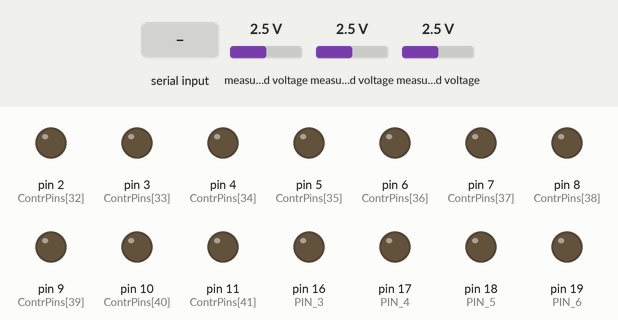
The sketch below on a simulated Arduino Mega 2560, built with avr-gcc and run on an emulated ATmega2560. On the bench: output pins drawn as LEDs (lit = HIGH). The inputs (shaded band) are chosen by the test bench; at power-on: measured voltage 2.5 V. What the sketch prints to the serial monitor is not drawn.

Above: at 1.2 s.
1.3 s: "R" received over Serial
At 2.8 s:
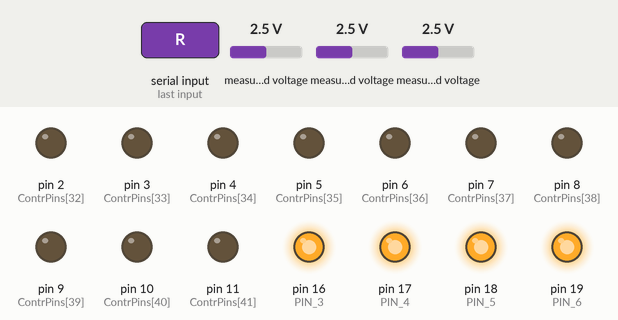
Timing chart, 0 to 4.3 s (numbered marks = the images above; inputs shaded):
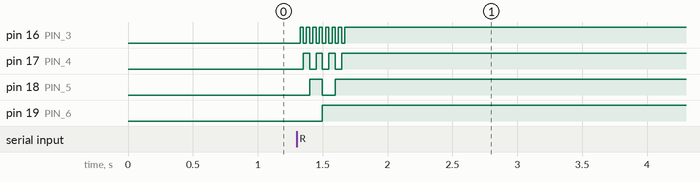

Measured:
- after the input at 1.3 s, pin 16 (PIN_3): alternates HIGH for 0.02 s and LOW for 0.02 s, 15 changes in all, then stays HIGH, starting at once; pin 17 (PIN_4): alternates HIGH for 0.05 s and LOW for 0.05 s, 7 changes in all, then stays HIGH, starting after 0.05 s

The sketch:

sketch.ino
```cpp
// ARDUINO CODE: 3_X_ADS1115_print

#include <ADS1115_WE.h>
#include <Wire.h>
#include <millisDelay.h>
#define I2C_ADDRESS 0x48

millisDelay shutDown;

unsigned long timeBegin = 0; // to calculate code execution time
unsigned long exeTime = 0;

// ================  PINS =============================
int ContrPins[] = {
    22, 23, 24, 25, 26, 27, 28, 29, 30, 31, 32, 33, 34, 35, 36, 37, 38, 39, 40, 41, 42, 43, 44, 45, 46, 47, 48,
    49, 50, 51, 52, 53, 2, 3, 4, 5, 6, 7, 8, 9, 10, 11, 12, 13}; // 22 -> 53;( 32 cell control, digital outputs)  2  -> 13;(AUX DEV) ---   control channel, digital IO

int ContrPinCount = 44; // must be equal to  data lenght  (contr_pin_list) from Python

int pin0 = 13; // heart bit generator

// ------------ BINARY COUNTER PINS -----------------------------------

int pin1 = 14; //   multiplexer 74HC4067 ENable pin
int pin2 = 15; // pins 15,16,17,18 used for binary counter
int PIN_3 = 16;
int PIN_4 = 17;
int PIN_5 = 18;
int PIN_6 = 19; // spare

// pins 20, 21; used for I2C communiication; not in code

// int timr = 50;

int i = 0;
int n = 0;
int t = 0;

float I2cArray[48]; // init empy array for I2C data collection

const int BUFFER_SIZE = 44;
char buf[BUFFER_SIZE];

ADS1115_WE adc = ADS1115_WE(I2C_ADDRESS);

void setup()
{
  pinMode(pin0, OUTPUT); // set particular pins as outputs
  pinMode(pin1, OUTPUT); // set particular pins as outputs
  pinMode(pin2, OUTPUT);
  pinMode(PIN_3, OUTPUT);
  pinMode(PIN_4, OUTPUT);
  pinMode(PIN_5, OUTPUT);
  pinMode(PIN_6, OUTPUT); // spare
  {
    for (int Pin = 0; Pin < ContrPinCount; Pin++)
    { // set all control pins as outputs
      pinMode(ContrPins[Pin], OUTPUT);
    }
  }

  Wire.begin();
  Wire.setClock(400000UL); // Set I2C clock to 400kHz. it is maximum for MEGA2560
  Serial.begin(1000000);   // 115200, 250000, 500000, 1000000, 2000000, 9600, 57600
  Serial.setTimeout(500);  // set new value to 1 milliseconds
  while (!Serial)
  {
    // Do nothing
  }

  adc.setVoltageRange_mV(ADS1115_RANGE_6144); // set ADS input range to 6,144 mV
  adc.setConvRate(250);
}

void loop()
{
  timeBegin = millis(); // to calculate code execution time
  if (Serial.available() > 0)
  {
    char command = Serial.read(); // read character from serial connection
    if (command == 'R')
    {
      for (int i = 0; i < 16; i++)
      {
        digitalWrite(PIN_3, i % 2 > 0 ? HIGH : LOW);
        digitalWrite(PIN_4, i % 4 > 1 ? HIGH : LOW);
        digitalWrite(PIN_5, i % 8 > 3 ? HIGH : LOW);
        digitalWrite(PIN_6, i % 16 > 7 ? HIGH : LOW);

        // ===== collect I2C & Analog data  =========

        I2cArray[i] = readChannel(ADS1115_COMP_0_GND);
        I2cArray[i + 16] = readChannel(ADS1115_COMP_1_GND);
        I2cArray[i + 32] = readChannel(ADS1115_COMP_2_GND);
      }
      // =======   send I2C & Analog data --> Python =============

      for (int i = 0; i < 48; i++)
      {
        Serial.print(I2cArray[i]);
        Serial.print(",");
      }
      exeTime = millis() - timeBegin;
      Serial.println(exeTime);
    }

    else if (command == 'W')
    {
      byte inByte;
      for (n = 0; n < ContrPinCount; n++)
      {
        if (byte(Serial.read()) == '\x01')
        {
          digitalWrite(ContrPins[n], HIGH);
        }
        else
        {
          digitalWrite(ContrPins[n], LOW);
        }
      }
    }
    Serial.flush();
  }

  delay(5); // necessary for output signal stability
}
// ========== code to RUN ADS1115 ADC ===============

float readChannel(ADS1115_MUX channel)
{
  float voltage = 0.0;
  adc.setCompareChannels(channel);
  adc.startSingleMeasurement();
  while (adc.isBusy())
  {
  }
  voltage = adc.getResult_V(); // alternative: getResult_mV for Millivolt
  return voltage;
}
```
